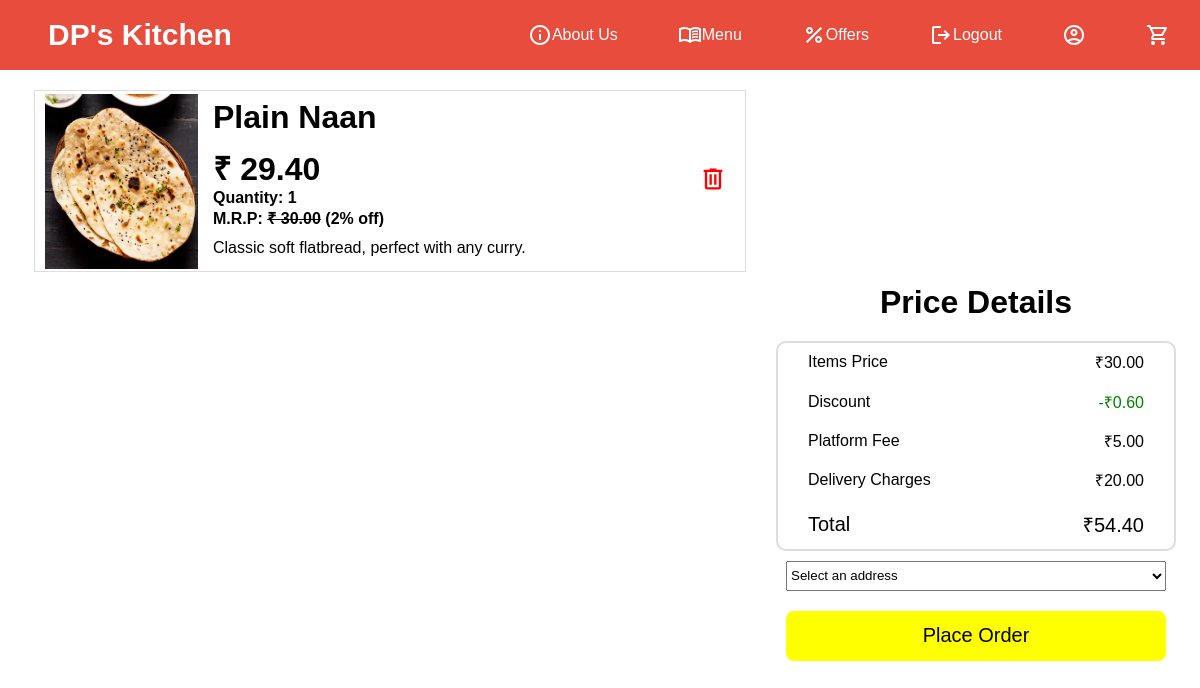
Page /view-cart/ (signed in) on the committed database.
### shop4/models.py (models this page shows, shortened)
class CartItem(models.Model):
    user = models.ForeignKey(User, on_delete=models.CASCADE, related_name='cart_items')
    biryani = models.ForeignKey(Biryani, on_delete=models.CASCADE)
    quantity = models.PositiveIntegerField(default=1)
    @property
    def total_price(self):
        return self.biryani.final_price * self.quantity

class Biryani(models.Model):
    CATEGORY_CHOICES = [
        ('biryani', 'Biryani'),
        ('veg_starters', 'Veg Starters'),
        ('nonveg_starters', 'Non-Veg Starters'),
        ('veg_curries', 'Veg Curries'),
        ('nonveg_curries', 'Non-Veg Curries'),
        ('fried_rice', 'Fried Rice'),
        ('tandoori', 'Tandoori'),
    ]
    name = models.CharField(max_length=200)
    image = models.ImageField(upload_to='img')
    price = models.DecimalField(max_digits=6, decimal_places=2)
    discount = models.IntegerField()
    description = models.TextField()
    category = models.CharField(max_length=20, choices=CATEGORY_CHOICES)
    @property
    def final_price(self):
        return self.price - ((self.price / 100) * self.discount)

### shop4/views.py (the view)
# urls.py: path('view-cart/', views.view_cart, name='view_cart'),
def view_cart(request):
    cart_items = request.user.cart_items.all()  # Assuming the user is authenticated
    total_cart_price = sum(item.total_price for item in cart_items)
    total_mrp = sum(item.biryani.price * item.quantity for item in cart_items)
    for item in cart_items:
        item.mrp_total = item.biryani.price * item.quantity
    platform_fee = Decimal('5.00')  # Convert to Decimal
    delivery_charges = Decimal('20.00')  # Convert to Decimal
    total_discount = sum(
        item.biryani.price * (Decimal(item.biryani.discount) / Decimal(100)) * Decimal(item.quantity)
        for item in cart_items
    )
    is_cart_empty = len(cart_items) == 0
    if not is_cart_empty:
        final_total = total_mrp - total_discount + platform_fee + delivery_charges
    else:
        final_total = Decimal('0.00')
    context = {
        'cart_items': cart_items,
        'total_cart_price': total_cart_price,
        'total_discount': total_discount,
        'platform_fee': platform_fee if not is_cart_empty else 0,  # Pass None if cart is empty
        'delivery_charges': delivery_charges if not is_cart_empty else 0,  # Pass None if cart is empty
        'final_total': final_total,
        'total_mrp': total_mrp,  # Pass total M.R.P. to the template
        'is_cart_empty': is_cart_empty,
    }
    return render(request, 'view_cart.html', context)

### templates/view_cart.html (shortened to what this page needs)
{% extends 'base.html' %}
{% block content %}
<div class="cart_container">
    <div class="products">
        {% if cart_items %}
            {% for cart_item in cart_items %}
            <div class="cart_item">
                <div class="item_image">
                    <img src="{{ cart_item.biryani.image.url }}" alt="{{ cart_item.biryani.name }}" style="height: 100%; width: 100%;">
                </div>
                <div class="item_data">
                    <div class="item_name"><h1>{{ cart_item.biryani.name }}</h1></div>
                    <div class="item_price">
                        <div class="ofprice">
                            <h1>₹ {{ cart_item.total_price|floatformat:2 }}</h1>
                            <h4>Quantity: {{ cart_item.quantity }}</h4>
                        </div>
                        <div class="ogprice">
                            <h4>M.R.P: <s>₹ {{ cart_item.mrp_total|floatformat:2 }}</s> ({{ cart_item.biryani.discount }}% off)</h4>
                        </div>
                    </div>
                    <div class="item_description"><p>{{ cart_item.biryani.description }}</p></div>
                </div>
                <div class="item_delete">
                    <form action="{% url 'remove_from_cart' cart_item.biryani.id %}" method="post">
                        <button type="submit" style="background: none; border: none;">
                            <svg xmlns="http://www.w3.org/2000/svg" height="28px" viewBox="0 -960 960 960" width="28px" fill="red">
                                <path d="M280-120q-33 0-56.5-23.5T200-200v-520h-40v-80h200v-40h240v40h200v80h-40v520q0 33-23.5 56.5T680-120H280Zm400-600H280v520h400v-520ZM360-280h80v-360h-80v360Zm160 0h80v-360h-80v360ZM280-720v520-520Z"/>
                            </svg>
                        </button>
                    </form>
                </div>
            </div>
            {% endfor %}
        {% else %}
            <h1>Your cart is empty.</h1>
        {% endif %}
    </div>
    <div class="bill">
        <h1 style="margin-bottom: 20px;">Price Details</h1>
        <div class="details">
            <table border="0" width="100%" cellpadding="0" cellspacing="0">
                <tr>
                    <td>Items Price</td>
                    <td style="text-align: right;">₹{{ total_mrp|floatformat:2 }}</td>
                </tr>
                <tr>
                    <td>Discount</td>
                    <td style="text-align: right; color: green;">-₹{{ total_discount|floatformat:2 }}</td>
                </tr>
                <tr>
                    <td>Platform Fee</td>
                    <td style="text-align: right;">₹{{ platform_fee }}</td>
                </tr>
                <tr>
                    <td>Delivery Charges</td>
                    <td style="text-align: right;">₹{{ delivery_charges|floatformat:2 }}</td>
                </tr>
                <tr>
                    <td style="font-size: 20px;">Total</td>
                    <td style="text-align: right; font-size: 20px;">₹{{ final_total|floatformat:2 }}</td>
                </tr>
            </table>
        </div>
        <div class="place_order">
            <form method="POST" action="{% url 'place_order' %}">
                <div class="address_selection">
                    <select name="address" required style="width:380px;margin-top:10px;height:30px">
                        <option value="" disabled selected>Select an address</option>
                    </select>
                </div>
                <button type="submit">Place Order</button>
            </form>
        </div>
    </div>
</div>
{% endblock %}

### static/basecss.css (style rules this page uses)
* { padding: 0; margin: 0; font-family: Arial, sans-serif; }
body { display: flex; flex-direction: column; }
.cart_container { width: 100%; display: flex; flex-direction: row; justify-content: center; }
.products { height: 600px; width: 800px; overflow-y: auto; }
.bill { margin-left: 20px; height: 98vh; width: 400px; display: flex; flex-direction: column; align-items: center; justify-content: center; }
.cart_item { height: 180px; margin: 10px 10px; border: 1px solid #ddd; display: flex; flex-direction: row; justify-content: center; align-items: center; gap: 10px; }
.item_delete { margin: 10px 10px; display: flex; flex-direction: row; justify-content: center; align-items: center; gap: 10px; }
.item_image { margin-left: 10px; background-color: rgb(255, 255, 255); height: 175px; width: 175px; }
.item_data { background-color: rgb(255, 255, 255); height: 175px; width: 530px; }
.item_delete { background-color: rgb(255, 255, 255); height: 175px; width: 50px; }
.item_name { padding: 5px; }
.item_price { padding: 5px; }
.item_description { padding: 5px; }
.details { height: 210px; width: 400px; display: flex; }
.place_order button { cursor: pointer; height: 50px; width: 380px; font-size: 20px; margin-top: 20px; background: none; border: none; border-radius: 8px; background-color: yellow; }
table tr td { padding-left: 30px; padding-right: 30px; }
table { border: 2px solid #ddd; border-radius: 10px; }

### rows in the picture
CartItem: biryani.image (picture), biryani.name "Plain Naan", total_price "29.40", quantity "1", mrp_total "30.00", biryani.discount "2", biryani.description "Classic soft flatbread, perfect with any curry."

### other values in the picture
{{ total_mrp|floatformat:2 }} "30.00"
{{ total_discount|floatformat:2 }} "0.60"
{{ platform_fee }} "5.00"
{{ delivery_charges|floatformat:2 }} "20.00"
{{ final_total|floatformat:2 }} "54.40"
